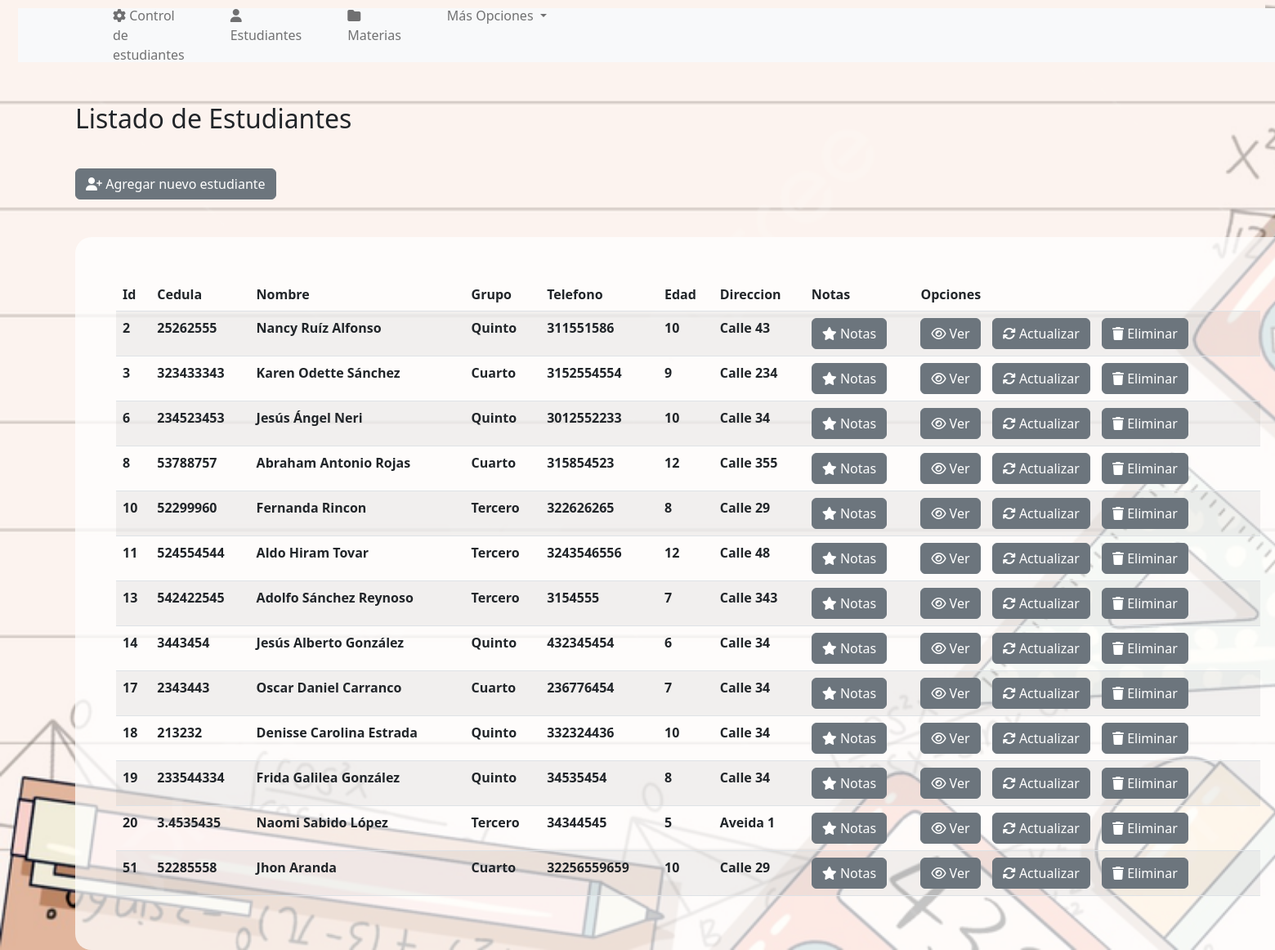
The app's page /view/estudiante/index.php (signed in) with its own data.
### tables this page shows
CREATE TABLE `estudiantes` (
  `id` bigint(11) UNSIGNED NOT NULL,
  `cedula` varchar(50) NOT NULL,
  `nombre` varchar(50) NOT NULL,
  `telefono` varchar(50) NOT NULL,
  `edad` varchar(50) NOT NULL,
  `direccion` varchar(50) NOT NULL,
  `id_grupo` bigint(14) UNSIGNED NOT NULL
);

CREATE TABLE `grupo` (
  `id_grupo` bigint(14) UNSIGNED NOT NULL,
  `nombre` varchar(50) NOT NULL
);

### config/db.php (called while the page is built)
<?php
    class db{
        private $host = "localhost";
        private $dbname = "colegio";
        private $user = "root";
        private $password ="";
        public function conexion(){
            try{
                $PDO = new PDO("mysql:host=".$this->host.";dbname=".$this->dbname,$this->user,$this->password);
                return $PDO;
            }catch(PDOException $e){
                return $e->getMessage();
            }
        }
    }
?>

### controller/estController.php (called while the page is built, shortened)
<?php
    class estController{
        private $model;
        public function __construct(){
            require_once("c://xampp/htdocs/ColegioPOO/model/estModel.php");
            $this-> model = new estModel();
        }
        public function index(){
            return ($this->model->index()) ? $this->model->index() : false;
        }
    }
?>

### model/estModel.php (called while the page is built, shortened)
<?php
    class estModel{
        private $PDO;
        public function __construct(){
            require_once("c://xampp/htdocs/ColegioPOO/config/db.php");
            $con = new db();
            $this->PDO = $con->conexion();
        }
        public function index(){
            $stament = $this->PDO->prepare("SELECT estudiantes.id, estudiantes.cedula, estudiantes.nombre, estudiantes.telefono, estudiantes.edad, estudiantes.direccion, grupo.nombre FROM grupo INNER JOIN estudiantes
            ON estudiantes.id_grupo = grupo.id_grupo");
            return ($stament->execute()) ? $stament->fetchAll() : false ;
        }
    }
?>

### view/estudiante/index.php (the view, shortened to what this page needs)
<?php
    require_once("c://xampp/htdocs/ColegioPOO/view/head/head.php");
    require_once("c://xampp/htdocs/ColegioPOO/controller/estController.php");
    $obj = new estController();
    $rows = $obj->index();
?>
<h2 style="margin-bottom:40px; margin-left:80px; margin-top:40px;">Listado de Estudiantes</h2>
<div class="mb-3">
    <a href="../estudiante/create.php" style="margin-top:2px; margin-bottom:30px; margin-left:80px;" class="btn btn-secondary"><i class="fa-solid fa-user-plus"></i>    Agregar nuevo estudiante</a>
</div>
<div style="width :1500px; margin-left:80px; background-color:rgba(255, 255, 255,0.738); padding:50px; margin-right:650px; border-radius:20px" >
    <table  class="table table-striped">
        <thead>
            <tr>
                <th scope ="col">Id</th>
                <th scope ="col">Cedula</th>
                <th scope ="col">Nombre</th>
                <th scope ="col">Grupo</th>
                <th scope ="col">Telefono</th>
                <th scope ="col">Edad</th>
                <th scope ="col">Direccion</th>
                <th scope ="col">Notas</th>
                <th scope ="col">Opciones</th>
            </tr>
        </thead>
        <tbody>
            <?php if($rows):?>
                <?php foreach($rows as $row):?>
                    <tr>
                        <th><?=$row[0] ?></th>
                        <th><?=$row[1] ?></th>
                        <th><?=$row[2] ?></th>
                        <th><?=$row[6] ?></th>
                        <th><?=$row[3] ?></th>
                        <th><?=$row[4] ?></th>
                        <th><?=$row[5] ?></th>
                        <th><a href="../notas/notas_estudiante.php?id=<?= $row[0] ?>" class="btn btn-secondary"><i class="fa-solid fa-star"></i> Notas</a></th>
                        <th>
                            <a href="../estudiante/show.php?id=<?= $row[0] ?>" class="btn btn-secondary"><i class="fa-regular fa-eye"></i> Ver</a>
                            <a href="../estudiante/edit.php?id=<?= $row[0] ?>" class="btn btn-secondary" style="margin-left:10px"><i class="fa-solid fa-arrows-rotate"></i>  Actualizar</a>
                                <a class="btn btn-secondary" data-bs-toggle="modal" data-bs-target="#exampleModal" style="margin-left:10px"><i class="fa-solid fa-trash"></i> Eliminar</a>
                        </th>
                    </tr>
                <?php endforeach;?>
            <?php else:?>
                <tr>
                    <td colspan="7" class="text-center">No hay registros</td>
                </tr>
            <?php endif;?>
        </tbody>
    </table>
</div>
<?php
require_once("c://xampp/htdocs/ColegioPOO/view/head/footer.php");
?>

### view/head/head.php (shortened to what this page needs)
<!doctype html>
<html lang="en">
    <head>
        <link rel="stylesheet" href="../css/estilos.css">
        <link href="https://cdn.jsdelivr.net/npm/bootstrap@5.2.3/dist/css/bootstrap.min.css" rel="stylesheet">
    </head>
    </head>
    <body>
        <div class="container-fluid" >
            <nav class="navbar navbar-light" style="background-color:rgba(252,243,238,255); padding:10px ;">
                <nav class="navbar navbar-expand-lg navbar-light bg-light"  >
                    <div class="container-fluid" style="height: 50px;">
                        <div class="collapse navbar-collapse" id="navbarSupportedContent">
                            <ul class="navbar-nav me-auto mb-2 mb-lg-0" >
                            <li class="nav-item" style=" margin-left: 80px;">
                                <a class="nav-link" href="/ColegioPOO/view/index.php" ><i class="fa-solid fa-gear"></i>  Control de estudiantes</a>
                            </li>
                            <li class="nav-item">
                                <a class="nav-link"  href="/ColegioPOO/view/estudiante/index.php"  style=" margin-left: 40px;"><i class="fa-solid fa-user"></i>   Estudiantes</a>
                            </li>
                            <li class="nav-item">
                                <a class="nav-link"  href="/ColegioPOO/view/materias/index.php"  style=" margin-left: 40px;"><i class="fa-solid fa-folder"></i>   Materias</a>
                            </li>
                            <li class="nav-item dropdown">
                                <a style=" margin-left: 40px;" class="nav-link dropdown-toggle" href="#" id="navbarDropdown" role="button" data-bs-toggle="dropdown" aria-expanded="false">
                                    Más Opciones
                                </a>
                            </li>
                        </div>
                    </div>
                </nav>
            </div>
        <div class="container-fluid">

### view/head/footer.php (shortened to what this page needs)
  </div>
  </body>
</html>

### view/css/estilos.css (style rules this page uses)
body { height:100%; width: 100%; background: url(m3.jpg); background-size: cover; }

### records on screen
estudiantes: id "2", cedula "25262555", nombre "Nancy Ruíz Alfonso", id_grupo.nombre "Quinto", telefono "311551586", edad "10", direccion "Calle 43"
estudiantes: id "3", cedula "323433343", nombre "Karen Odette Sánchez", id_grupo.nombre "Cuarto", telefono "3152554554", edad "9", direccion "Calle 234"
estudiantes: id "6", cedula "234523453", nombre "Jesús Ángel Neri", id_grupo.nombre "Quinto", telefono "3012552233", edad "10", direccion "Calle 34"
estudiantes: id "8", cedula "53788757", nombre "Abraham Antonio Rojas", id_grupo.nombre "Cuarto", telefono "315854523", edad "12", direccion "Calle 355"
estudiantes: id "10", cedula "52299960", nombre "Fernanda Rincon", id_grupo.nombre "Tercero", telefono "322626265", edad "8", direccion "Calle 29"
estudiantes: id "11", cedula "524554544", nombre "Aldo Hiram Tovar", id_grupo.nombre "Tercero", telefono "3243546556", edad "12", direccion "Calle 48"
estudiantes: id "13", cedula "542422545", nombre "Adolfo Sánchez Reynoso", id_grupo.nombre "Tercero", telefono "3154555", edad "7", direccion "Calle 343"
estudiantes: id "14", cedula "3443454", nombre "Jesús Alberto González", id_grupo.nombre "Quinto", telefono "432345454", edad "6", direccion "Calle 34"
estudiantes: id "17", cedula "2343443", nombre "Oscar Daniel Carranco", id_grupo.nombre "Cuarto", telefono "236776454", edad "7", direccion "Calle 34"
estudiantes: id "18", cedula "213232", nombre "Denisse Carolina Estrada", id_grupo.nombre "Quinto", telefono "332324436", edad "10", direccion "Calle 34"
estudiantes: id "19", cedula "233544334", nombre "Frida Galilea González", id_grupo.nombre "Quinto", telefono "34535454", edad "8", direccion "Calle 34"
estudiantes: id "20", cedula "3.4535435", nombre "Naomi Sabido López", id_grupo.nombre "Tercero", telefono "34344545", edad "5", direccion "Aveida 1"
estudiantes: id "51", cedula "52285558", nombre "Jhon Aranda", id_grupo.nombre "Cuarto", telefono "32256559659", edad "10", direccion "Calle 29"
